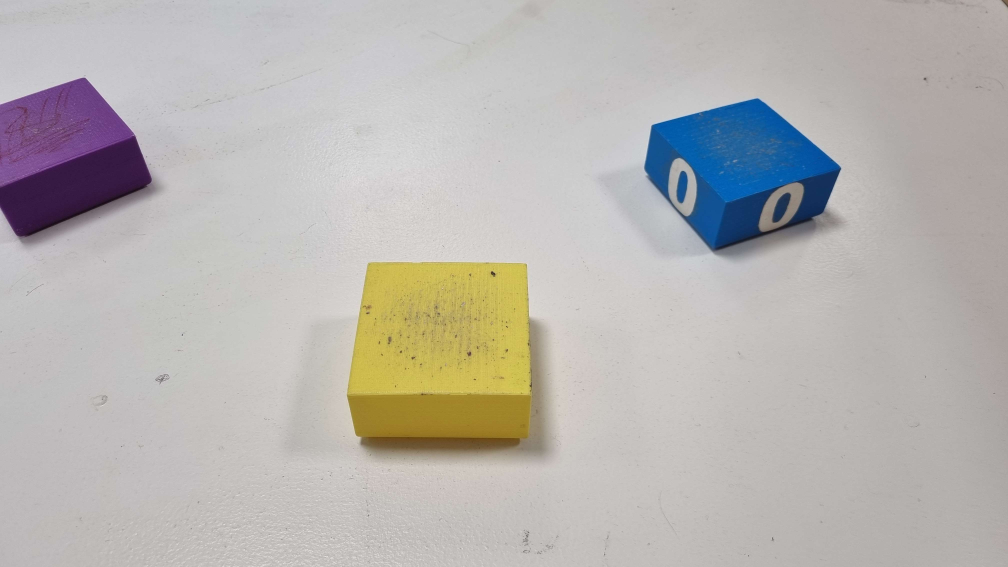
#> input picture img/1.jpg, 4032 x 2268 px, given in place of the camera (shown at 1/4 size)
$ python hsv_threshold_picker.py
#> lines starting #> are read from the running program, lines starting #| are printed output that depends on the picture; after the words box and inside, x2 and y2 are one past the last pixel; in counts of white or black regions, pixels touching at a corner belong together
import cv2
import numpy as np

def nothing(x):
    pass

# Create a window
cv2.namedWindow('image')

# Create trackbars for color change
# Hue is from 0-179 for Opencv
cv2.createTrackbar('HMin', 'image', 0, 179, nothing)
#> slider 'HMin' is set to 35
cv2.createTrackbar('SMin', 'image', 0, 255, nothing)
#> slider 'SMin' is set to 51
cv2.createTrackbar('VMin', 'image', 0, 255, nothing)
#> slider 'VMin' is set to 51
cv2.createTrackbar('HMax', 'image', 0, 179, nothing)
#> slider 'HMax' is set to 179
cv2.createTrackbar('SMax', 'image', 0, 255, nothing)
#> slider 'SMax' is set to 255
cv2.createTrackbar('VMax', 'image', 0, 255, nothing)
#> slider 'VMax' is set to 255

# Set default value for Max HSV trackbars
cv2.setTrackbarPos('HMax', 'image', 179)
cv2.setTrackbarPos('SMax', 'image', 255)
cv2.setTrackbarPos('VMax', 'image', 255)


# Initialize HSV min/max values
hMin = sMin = vMin = hMax = sMax = vMax = 0
phMin = psMin = pvMin = phMax = psMax = pvMax = 0

# create video capture
cap = cv2.VideoCapture(0)

while(1):
    image = cap.read()[1]
#> image is the input picture: shape (2268, 4032, 3); mean B, G, R 177.4, 180.5, 183.7
    image = cv2.resize(image, (640, 480))
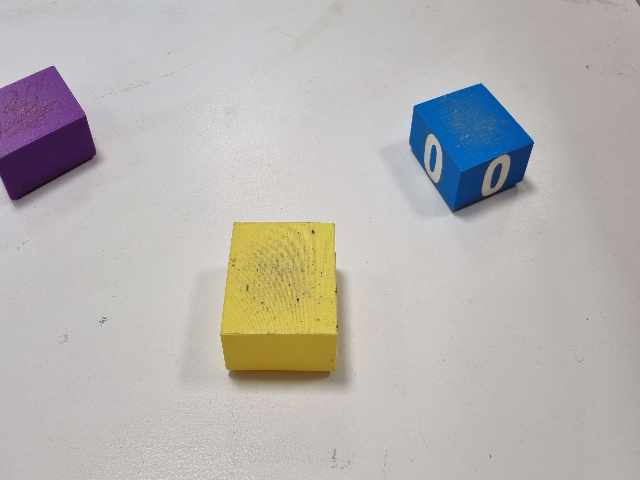
#> image: shape (480, 640, 3); mean B, G, R 177.3, 180.4, 183.6
    image = cv2.flip(image, -1)
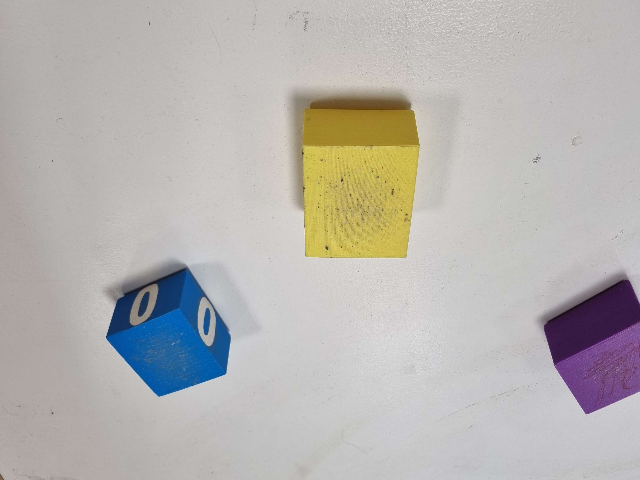
#> image: shape (480, 640, 3); mean B, G, R 177.3, 180.4, 183.6

    # dilate and erode to remove noise
    kernel = np.ones((5, 5), np.uint8)
    image = cv2.erode(image, kernel, iterations=1)
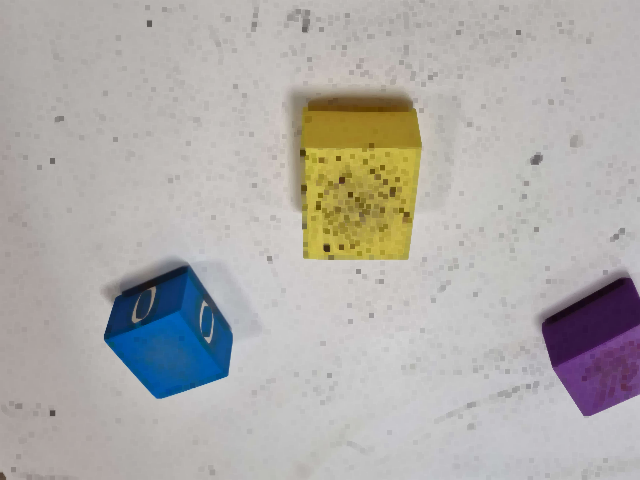
#> image: shape (480, 640, 3); mean B, G, R 169.7, 172.9, 175.9
    image = cv2.dilate(image, kernel, iterations=1)

    # Get current positions of all trackbars
    hMin = cv2.getTrackbarPos('HMin', 'image')
    sMin = cv2.getTrackbarPos('SMin', 'image')
    vMin = cv2.getTrackbarPos('VMin', 'image')
    hMax = cv2.getTrackbarPos('HMax', 'image')
    sMax = cv2.getTrackbarPos('SMax', 'image')
    vMax = cv2.getTrackbarPos('VMax', 'image')

    # Set minimum and maximum HSV values to display
    lower = np.array([hMin, sMin, vMin])
    upper = np.array([hMax, sMax, vMax])

    # Convert to HSV format and color threshold
    hsv = cv2.cvtColor(image, cv2.COLOR_BGR2HSV)
#> hsv: shape (480, 640, 3); mean H, S, V 43.9, 27.3, 185.3
    mask = cv2.inRange(hsv, lower, upper)
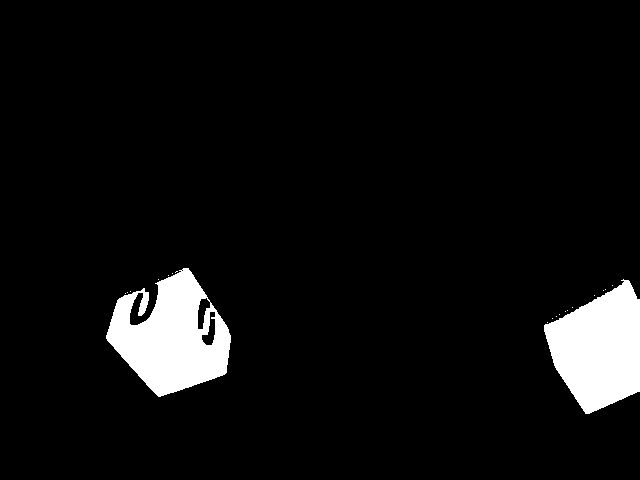
#> mask: shape (480, 640); 6% white; 20 white regions (18 under 20 px), largest, box (x1, y1, x2, y2) and area: (106, 268, 231, 397) 9614, (544, 279, 640, 414) 8719
    result = cv2.bitwise_and(image, image, mask=mask)
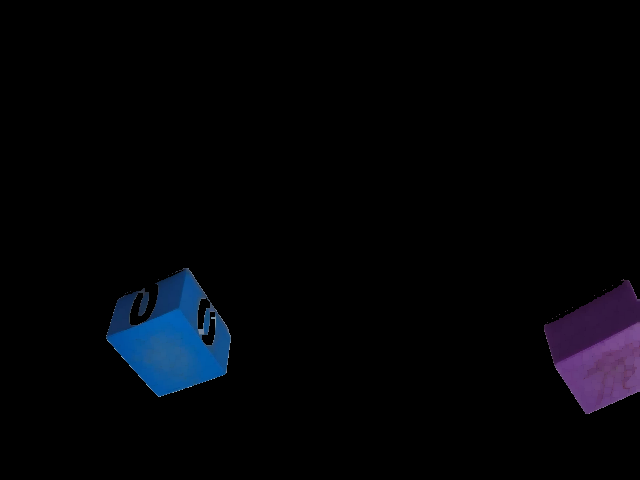
#> result: shape (480, 640, 3); mean B, G, R 7.2, 3.8, 2.9

    # Print if there is a change in HSV value
    if((phMin != hMin) | (psMin != sMin) | (pvMin != vMin) | (phMax != hMax) | (psMax != sMax) | (pvMax != vMax) ):
        print("(hMin = %d , sMin = %d, vMin = %d), (hMax = %d , sMax = %d, vMax = %d)" % (hMin , sMin , vMin, hMax, sMax , vMax))
        phMin = hMin
        psMin = sMin
        pvMin = vMin
        phMax = hMax
        psMax = sMax
        pvMax = vMax

    # Display result image
    cv2.imshow('image', result)
    if cv2.waitKey(10) & 0xFF == ord('q'):
#> (key q is pressed here)
        break

cv2.destroyAllWindows()

$ run again, on img/10.jpg
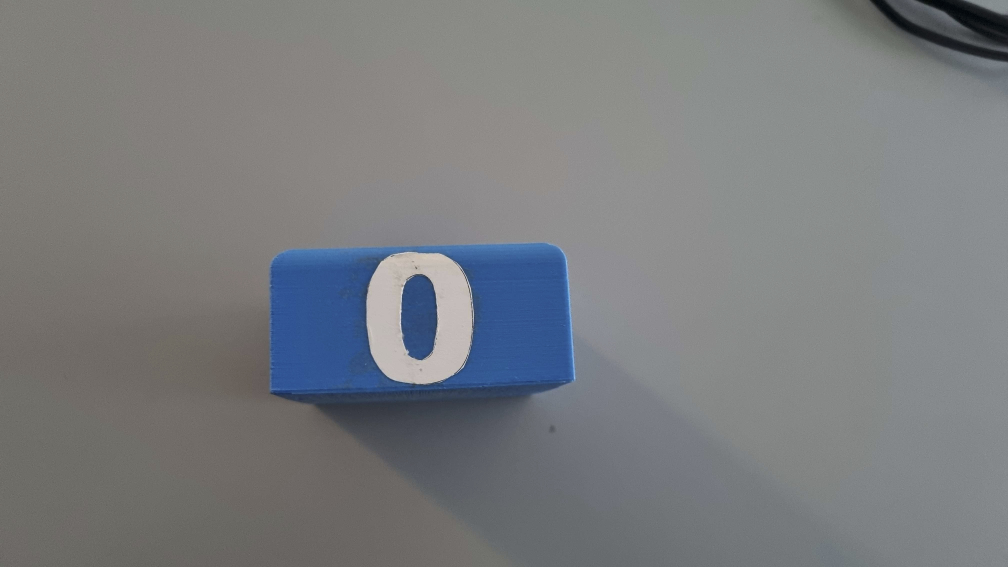
#> input picture img/10.jpg, 4032 x 2268 px, given in place of the camera (shown at 1/4 size)
#> image is the input picture: shape (2268, 4032, 3); mean B, G, R 126.7, 124.2, 122
#> hsv: shape (480, 640, 3); mean H, S, V 59.3, 22.9, 126.3
#> `mask = cv2.inRange(hsv, lower, upper)`:
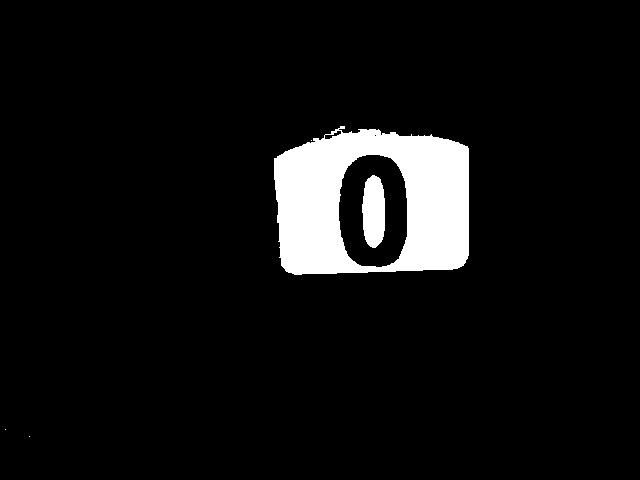
#> mask: shape (480, 640); 6.7% white; 5 white regions (3 under 20 px), largest, box (x1, y1, x2, y2) and area: (274, 126, 469, 275) 19164, (362, 175, 385, 248) 1375
#> `result = cv2.bitwise_and(image, image, mask=mask)`:
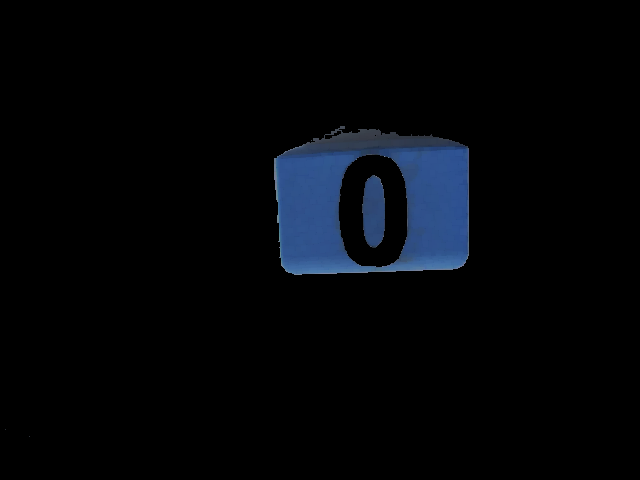
#> result: shape (480, 640, 3); mean B, G, R 8.8, 5.4, 3.4

$ run again, on img/2.jpg
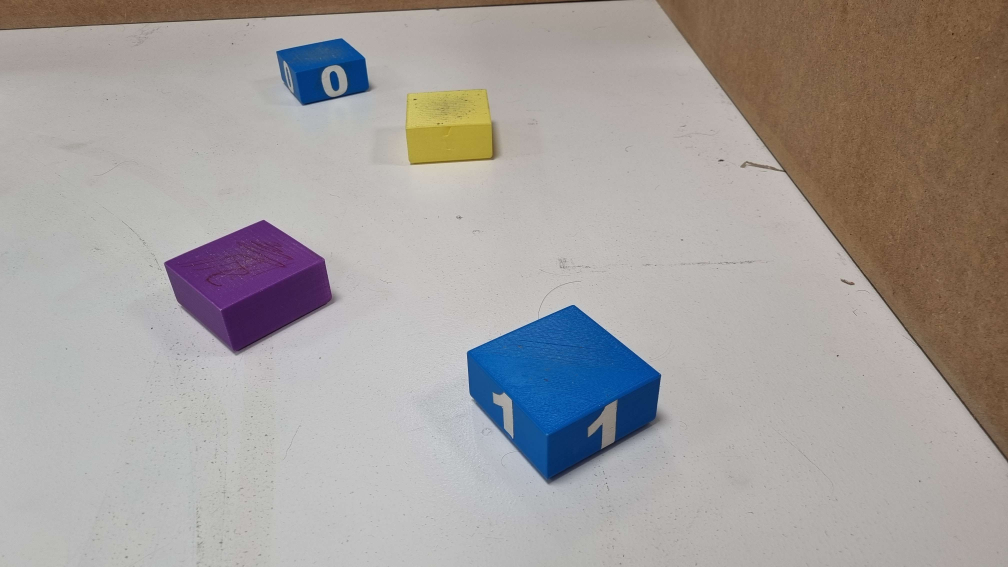
#> input picture img/2.jpg, 4032 x 2268 px, given in place of the camera (shown at 1/4 size)
#> image is the input picture: shape (2268, 4032, 3); mean B, G, R 156.2, 158.6, 164.1
#> hsv: shape (480, 640, 3); mean H, S, V 28.4, 41.6, 165.4
#> `mask = cv2.inRange(hsv, lower, upper)`:
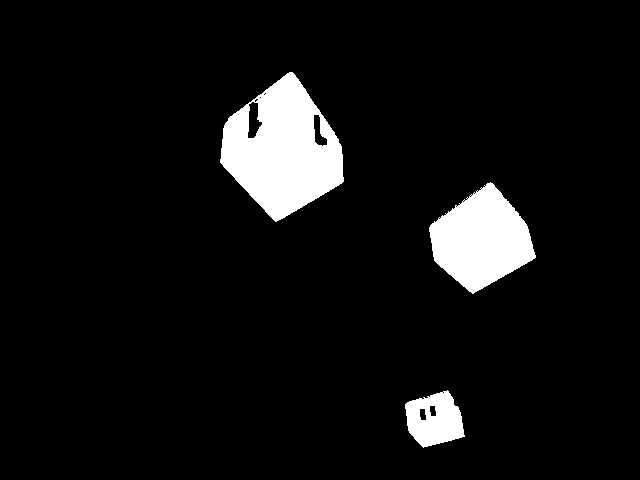
#> mask: shape (480, 640); 6.8% white; 3 white regions, box (x1, y1, x2, y2) and area: (220, 72, 344, 222) 11241, (429, 182, 536, 294) 7366, (405, 390, 465, 448) 2337
#> `result = cv2.bitwise_and(image, image, mask=mask)`:
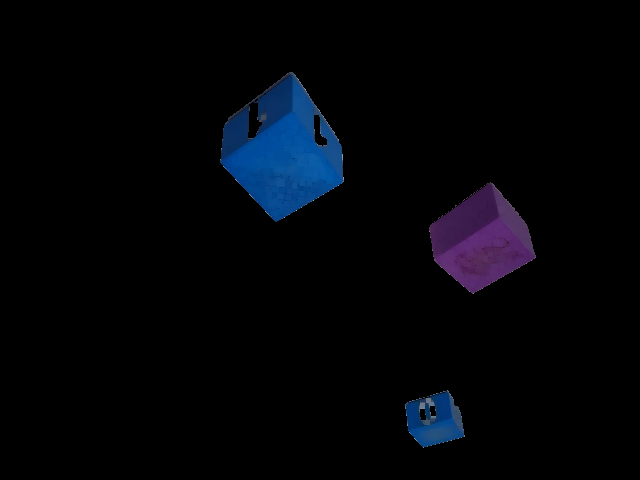
#> result: shape (480, 640, 3); mean B, G, R 8.2, 4.1, 2.5
